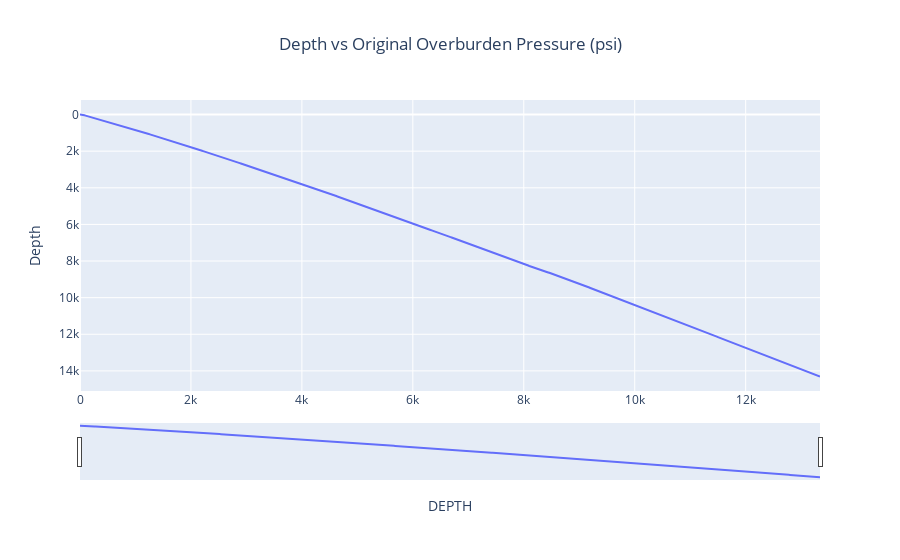

Here is the notebook cell this chart was saved with:
### Code cell
# Visulaize the OVBD PSI log we will write over
fig = go.Figure(data = go.Scatter(
    x = df1['DEPTH'],
    y = df1['OVBD_PSI']))

fig.update_layout(
    title = 'Depth vs Original Overburden Pressure (psi)',
    title_x = .5,
    xaxis_title = 'DEPTH',
    yaxis_title = 'OVBD_PSI')

# add a range slider
fig.update_xaxes(rangeslider_visible = True)

fig.update_yaxes(title_text = 'Depth', autorange = 'reversed')

fig.show()

### Figure 1 — Plotly figure (JSON) as saved in the notebook; plotly's stock layout.template omitted (floating-point values rounded to 4 significant figures; data arrays with more than 128 entries replaced by an {"elided": "..."} marker saying what was removed)
{"data": [{"type": "scatter", "x": {"elided": "667 int values"}, "y": {"elided": "667 int values"}}], "layout": {"autosize": true, "title": {"text": "Depth vs Original Overburden Pressure (psi)", "x": 0.5}, "xaxis": {"autorange": true, "range": [0, 13340], "rangeslider": {"autorange": true, "range": [0, 13340], "visible": true, "yaxis": {"_template": null, "rangemode": "match"}}, "title": {"text": "DEPTH"}, "type": "linear"}, "yaxis": {"autorange": true, "range": [15100.0, -794.6], "title": {"text": "Depth"}, "type": "linear"}}}
